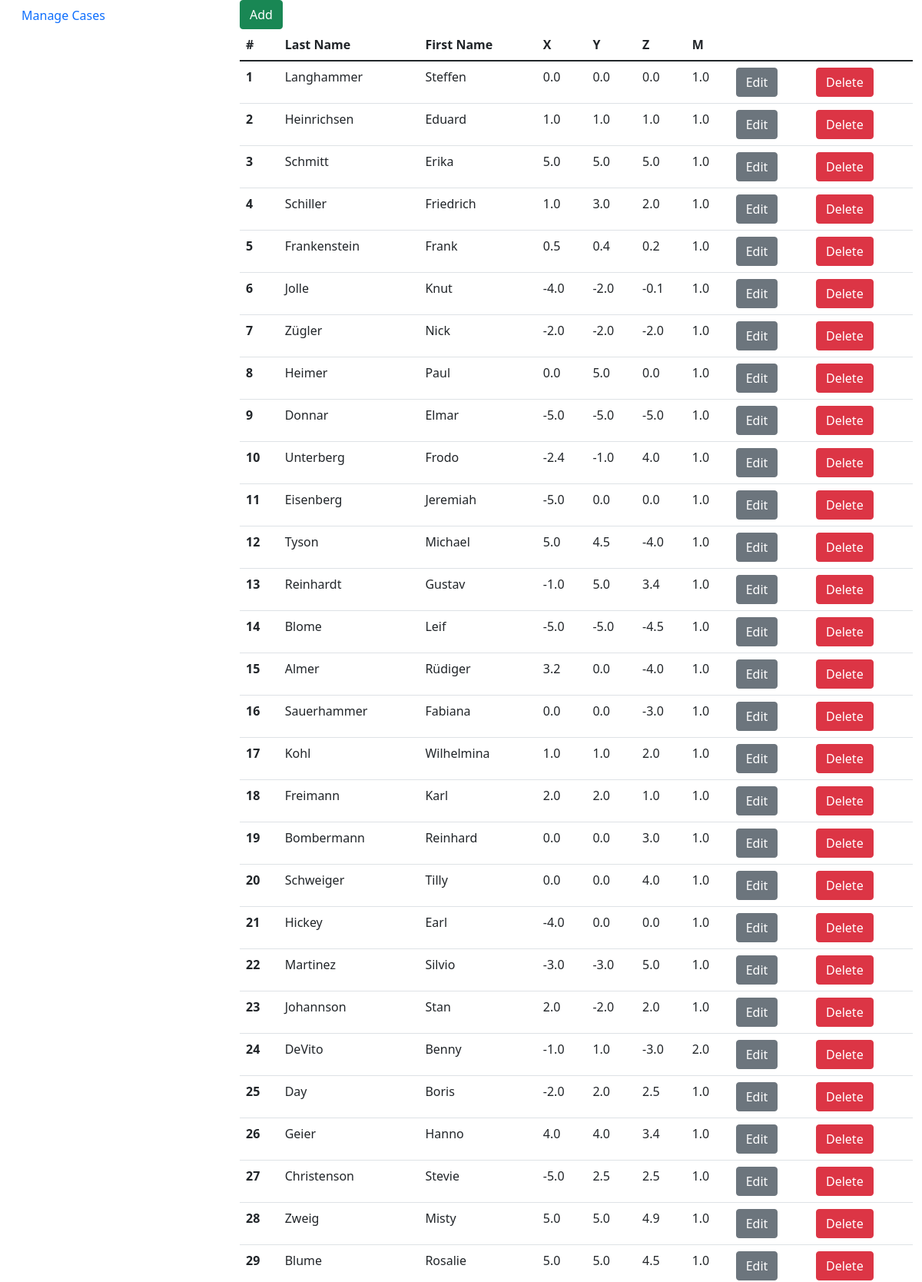
The page /data_manager/1/ (upper part) on the database its author committed.
### data_manager/models.py (models this page shows, shortened)
class Masspoint(models.Model):
    case = models.ForeignKey(Case, on_delete=models.CASCADE)
    firstname = models.CharField(max_length=20)
    lastname = models.CharField(max_length=20)
    x_value = models.FloatField(default=0)
    y_value = models.FloatField(default=0)
    z_value = models.FloatField(default=0)
    mass = models.FloatField(default=1)

### data_manager/views.py (the view)
# urls.py: path('<int:case_id>/', views.OverviewCaseView.as_view(), name="overview_case"),
class OverviewCaseView(generic.ListView):
    template_name = "data_manager/masspoints.html"
    context_object_name = "masspoints_list"
    def get_queryset(self):
        return Masspoint.objects.filter(id = self.kwargs["case_id"])
    def get_context_data(self, **kwargs):
        case_id = self.kwargs["case_id"]
        context = super().get_context_data(**kwargs)
        context["case_id"] = self.kwargs["case_id"]
        context["masspoints_list"] = Masspoint.objects.filter(case_id = case_id)
        return context

### data_manager/templates/data_manager/masspoints.html (shortened to what this page needs)
{% extends 'base.html' %}
{% load bootstrap4 %}
{% load static %}
{% block content %}
   <div class="row">
       <div class="col-12">
         {% buttons %}
             <a class="btn btn-success" href="/data_manager/{{ case_id }}/add/">Add</a>
         {% endbuttons %}
       </div>
   </div>
   <div class="row">
       <div class="col-12">
           {% if masspoints_list %}
               <table class="table">
                   <thead>
                       <tr>
                           <th scope="col">#</th>
                           <th scope="col">Last Name</th>
                           <th scope="col">First Name</th>
                           <th scope="col">X</th>
                           <th scope="col">Y</th>
                           <th scope="col">Z</th>
                           <th scope="col">M</th>
                           <th scope="col"></th>
                           <th scope="col"></th>
                       </tr>
                   </thead>
                   <tbody>
                       {% for masspoint in masspoints_list %}
                           <tr>
                             <th scope="row">{{ masspoint.id }}</th>
                             <td>{{ masspoint.lastname }}</td>
                             <td>{{ masspoint.firstname }}</td>
                             <td>{{ masspoint.x_value }}</td>
                             <td>{{ masspoint.y_value }}</td>
                             <td>{{ masspoint.z_value }}</td>
                             <td>{{ masspoint.mass }}</td>
                             <td>
                                 {% buttons %}
                                     <a class="btn btn-secondary" href="/data_manager/{{ masspoint.case_id }}/{{ masspoint.id }}/edit/">Edit</a>
                                 {% endbuttons %}
                             </td>
                             <td>
                                 {% buttons %}
                                     <a class="btn btn-danger" href="/data_manager/{{ masspoint.case_id }}/{{ masspoint.id }}/delete/">Delete</a>
                                 {% endbuttons %}
                             </td>
                           </tr>
                       {% endfor %}
                   </tbody>
               </table>
           {% else %}
               <p>No masspoints are available.</p>
           {% endif %}
       </div>
   </div>
{% endblock %}

### templates/base.html (shortened to what this page needs)
{% load static %}
{% load bootstrap4 %}
<!DOCTYPE html>
<html lang="en">
    <head>
        <link href="{% static 'vendors/css/bootstrap.min.css' %}" rel="stylesheet">
        <link rel="stylesheet" type="text/css" href="{% static 'general/styles.css' %}">
    </head>
    <body>
       <div class="container-fluid">
           <div class="row">
               <div class="col-3">
                   <ul class="nav flex-column">
                       <li class="nav-item">
                           <a class="nav-link" href="{% url 'data_manager:index' %}">Manage Cases</a>
                       </li>
                   </ul>
               </div>
               <div id="viewport" class="col-9">
                   {% block content %}
                   {% endblock %}
               </div>
           </div>
       </div>
    </body>
</html>

### static/general/styles.css (style rules this page uses)
body { background-color: #FFFFFF; }

### rows shown on the page
Masspoint: id "1", lastname "Langhammer", firstname "Steffen", x_value "0.0", y_value "0.0", z_value "0.0", mass "1.0"
Masspoint: id "2", lastname "Heinrichsen", firstname "Eduard", x_value "1.0", y_value "1.0", z_value "1.0", mass "1.0"
Masspoint: id "3", lastname "Schmitt", firstname "Erika", x_value "5.0", y_value "5.0", z_value "5.0", mass "1.0"
Masspoint: id "4", lastname "Schiller", firstname "Friedrich", x_value "1.0", y_value "3.0", z_value "2.0", mass "1.0"
Masspoint: id "5", lastname "Frankenstein", firstname "Frank", x_value "0.5", y_value "0.4", z_value "0.2", mass "1.0"
Masspoint: id "6", lastname "Jolle", firstname "Knut", x_value "-4.0", y_value "-2.0", z_value "-0.1", mass "1.0"
Masspoint: id "7", lastname "Zügler", firstname "Nick", x_value "-2.0", y_value "-2.0", z_value "-2.0", mass "1.0"
Masspoint: id "8", lastname "Heimer", firstname "Paul", x_value "0.0", y_value "5.0", z_value "0.0", mass "1.0"
Masspoint: id "9", lastname "Donnar", firstname "Elmar", x_value "-5.0", y_value "-5.0", z_value "-5.0", mass "1.0"
Masspoint: id "10", lastname "Unterberg", firstname "Frodo", x_value "-2.4", y_value "-1.0", z_value "4.0", mass "1.0"
Masspoint: id "11", lastname "Eisenberg", firstname "Jeremiah", x_value "-5.0", y_value "0.0", z_value "0.0", mass "1.0"
Masspoint: id "12", lastname "Tyson", firstname "Michael", x_value "5.0", y_value "4.5", z_value "-4.0", mass "1.0"
Masspoint: id "13", lastname "Reinhardt", firstname "Gustav", x_value "-1.0", y_value "5.0", z_value "3.4", mass "1.0"
Masspoint: id "14", lastname "Blome", firstname "Leif", x_value "-5.0", y_value "-5.0", z_value "-4.5", mass "1.0"
Masspoint: id "15", lastname "Almer", firstname "Rüdiger", x_value "3.2", y_value "0.0", z_value "-4.0", mass "1.0"
Masspoint: id "16", lastname "Sauerhammer", firstname "Fabiana", x_value "0.0", y_value "0.0", z_value "-3.0", mass "1.0"
Masspoint: id "17", lastname "Kohl", firstname "Wilhelmina", x_value "1.0", y_value "1.0", z_value "2.0", mass "1.0"
Masspoint: id "18", lastname "Freimann", firstname "Karl", x_value "2.0", y_value "2.0", z_value "1.0", mass "1.0"
Masspoint: id "19", lastname "Bombermann", firstname "Reinhard", x_value "0.0", y_value "0.0", z_value "3.0", mass "1.0"
Masspoint: id "20", lastname "Schweiger", firstname "Tilly", x_value "0.0", y_value "0.0", z_value "4.0", mass "1.0"
Masspoint: id "21", lastname "Hickey", firstname "Earl", x_value "-4.0", y_value "0.0", z_value "0.0", mass "1.0"
Masspoint: id "22", lastname "Martinez", firstname "Silvio", x_value "-3.0", y_value "-3.0", z_value "5.0", mass "1.0"
Masspoint: id "23", lastname "Johannson", firstname "Stan", x_value "2.0", y_value "-2.0", z_value "2.0", mass "1.0"
Masspoint: id "24", lastname "DeVito", firstname "Benny", x_value "-1.0", y_value "1.0", z_value "-3.0", mass "2.0"
Masspoint: id "25", lastname "Day", firstname "Boris", x_value "-2.0", y_value "2.0", z_value "2.5", mass "1.0"
Masspoint: id "26", lastname "Geier", firstname "Hanno", x_value "4.0", y_value "4.0", z_value "3.4", mass "1.0"
Masspoint: id "27", lastname "Christenson", firstname "Stevie", x_value "-5.0", y_value "2.5", z_value "2.5", mass "1.0"
Masspoint: id "28", lastname "Zweig", firstname "Misty", x_value "5.0", y_value "5.0", z_value "4.9", mass "1.0"
Masspoint: id "29", lastname "Blume", firstname "Rosalie", x_value "5.0", y_value "5.0", z_value "4.5", mass "1.0"
